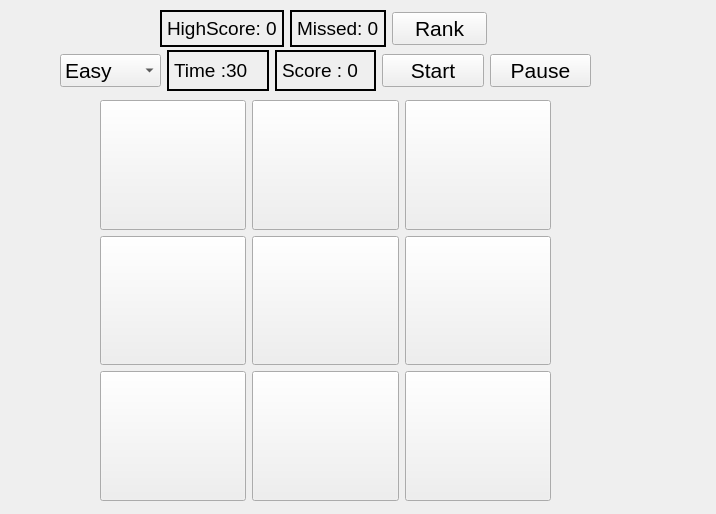
<?xml version="1.0" encoding="UTF-8"?>
<ui version="4.0">
 <class>mouse</class>
 <widget class="QWidget" name="mouse">
  <property name="geometry">
   <rect>
    <x>0</x>
    <y>0</y>
    <width>716</width>
    <height>514</height>
   </rect>
  </property>
  <property name="windowTitle">
   <string>Game</string>
  </property>
  <widget class="QWidget" name="layoutWidget">
   <property name="geometry">
    <rect>
     <x>100</x>
     <y>100</y>
     <width>451</width>
     <height>401</height>
    </rect>
   </property>
   <layout class="QGridLayout" name="gridLayout">
    <item row="1" column="0">
     <widget class="QPushButton" name="playBtn3">
      <property name="enabled">
       <bool>true</bool>
      </property>
      <property name="sizePolicy">
       <sizepolicy hsizetype="Ignored" vsizetype="Ignored">
        <horstretch>0</horstretch>
        <verstretch>0</verstretch>
       </sizepolicy>
      </property>
      <property name="text">
       <string/>
      </property>
      <property name="iconSize">
       <size>
        <width>128</width>
        <height>128</height>
       </size>
      </property>
      <attribute name="buttonGroup">
       <string>buttonGroup</string>
      </attribute>
     </widget>
    </item>
    <item row="1" column="1">
     <widget class="QPushButton" name="playBtn4">
      <property name="enabled">
       <bool>true</bool>
      </property>
      <property name="sizePolicy">
       <sizepolicy hsizetype="Ignored" vsizetype="Ignored">
        <horstretch>0</horstretch>
        <verstretch>0</verstretch>
       </sizepolicy>
      </property>
      <property name="text">
       <string/>
      </property>
      <property name="icon">
       <iconset>
        <normaloff>images/rabbit.gif</normaloff>images/rabbit.gif</iconset>
      </property>
      <property name="iconSize">
       <size>
        <width>128</width>
        <height>128</height>
       </size>
      </property>
      <attribute name="buttonGroup">
       <string>buttonGroup</string>
      </attribute>
     </widget>
    </item>
    <item row="2" column="0">
     <widget class="QPushButton" name="playBtn6">
      <property name="enabled">
       <bool>true</bool>
      </property>
      <property name="sizePolicy">
       <sizepolicy hsizetype="Ignored" vsizetype="Ignored">
        <horstretch>0</horstretch>
        <verstretch>0</verstretch>
       </sizepolicy>
      </property>
      <property name="text">
       <string/>
      </property>
      <property name="iconSize">
       <size>
        <width>128</width>
        <height>128</height>
       </size>
      </property>
      <attribute name="buttonGroup">
       <string>buttonGroup</string>
      </attribute>
     </widget>
    </item>
    <item row="2" column="1">
     <widget class="QPushButton" name="playBtn7">
      <property name="enabled">
       <bool>true</bool>
      </property>
      <property name="sizePolicy">
       <sizepolicy hsizetype="Ignored" vsizetype="Ignored">
        <horstretch>0</horstretch>
        <verstretch>0</verstretch>
       </sizepolicy>
      </property>
      <property name="text">
       <string/>
      </property>
      <property name="iconSize">
       <size>
        <width>128</width>
        <height>128</height>
       </size>
      </property>
      <attribute name="buttonGroup">
       <string>buttonGroup</string>
      </attribute>
     </widget>
    </item>
    <item row="0" column="0">
     <widget class="QPushButton" name="playBtn0">
      <property name="enabled">
       <bool>true</bool>
      </property>
      <property name="sizePolicy">
       <sizepolicy hsizetype="Ignored" vsizetype="Ignored">
        <horstretch>0</horstretch>
        <verstretch>0</verstretch>
       </sizepolicy>
      </property>
      <property name="text">
       <string/>
      </property>
      <property name="iconSize">
       <size>
        <width>128</width>
        <height>128</height>
       </size>
      </property>
      <attribute name="buttonGroup">
       <string>buttonGroup</string>
      </attribute>
     </widget>
    </item>
    <item row="0" column="1">
     <widget class="QPushButton" name="playBtn1">
      <property name="enabled">
       <bool>true</bool>
      </property>
      <property name="sizePolicy">
       <sizepolicy hsizetype="Ignored" vsizetype="Ignored">
        <horstretch>0</horstretch>
        <verstretch>0</verstretch>
       </sizepolicy>
      </property>
      <property name="text">
       <string/>
      </property>
      <property name="iconSize">
       <size>
        <width>128</width>
        <height>128</height>
       </size>
      </property>
      <attribute name="buttonGroup">
       <string>buttonGroup</string>
      </attribute>
     </widget>
    </item>
    <item row="2" column="2">
     <widget class="QPushButton" name="playBtn8">
      <property name="enabled">
       <bool>true</bool>
      </property>
      <property name="sizePolicy">
       <sizepolicy hsizetype="Ignored" vsizetype="Ignored">
        <horstretch>0</horstretch>
        <verstretch>0</verstretch>
       </sizepolicy>
      </property>
      <property name="text">
       <string/>
      </property>
      <property name="iconSize">
       <size>
        <width>128</width>
        <height>128</height>
       </size>
      </property>
      <attribute name="buttonGroup">
       <string>buttonGroup</string>
      </attribute>
     </widget>
    </item>
    <item row="1" column="2">
     <widget class="QPushButton" name="playBtn5">
      <property name="enabled">
       <bool>true</bool>
      </property>
      <property name="sizePolicy">
       <sizepolicy hsizetype="Ignored" vsizetype="Ignored">
        <horstretch>0</horstretch>
        <verstretch>0</verstretch>
       </sizepolicy>
      </property>
      <property name="text">
       <string/>
      </property>
      <property name="iconSize">
       <size>
        <width>128</width>
        <height>128</height>
       </size>
      </property>
      <attribute name="buttonGroup">
       <string>buttonGroup</string>
      </attribute>
     </widget>
    </item>
    <item row="0" column="2">
     <widget class="QPushButton" name="playBtn2">
      <property name="enabled">
       <bool>true</bool>
      </property>
      <property name="sizePolicy">
       <sizepolicy hsizetype="Ignored" vsizetype="Ignored">
        <horstretch>0</horstretch>
        <verstretch>0</verstretch>
       </sizepolicy>
      </property>
      <property name="text">
       <string/>
      </property>
      <property name="iconSize">
       <size>
        <width>128</width>
        <height>128</height>
       </size>
      </property>
      <attribute name="buttonGroup">
       <string>buttonGroup</string>
      </attribute>
     </widget>
    </item>
   </layout>
  </widget>
  <widget class="QWidget" name="layoutWidget">
   <property name="geometry">
    <rect>
     <x>60</x>
     <y>50</y>
     <width>531</width>
     <height>41</height>
    </rect>
   </property>
   <layout class="QHBoxLayout" name="horizontalLayout">
    <item>
     <widget class="QComboBox" name="comboBox">
      <property name="font">
       <font>
        <pointsize>16</pointsize>
       </font>
      </property>
      <item>
       <property name="text">
        <string>Easy</string>
       </property>
      </item>
      <item>
       <property name="text">
        <string>Normal</string>
       </property>
      </item>
      <item>
       <property name="text">
        <string>Hard</string>
       </property>
      </item>
     </widget>
    </item>
    <item>
     <widget class="QLabel" name="timeLbl">
      <property name="enabled">
       <bool>true</bool>
      </property>
      <property name="font">
       <font>
        <pointsize>14</pointsize>
       </font>
      </property>
      <property name="frameShape">
       <enum>QFrame::WinPanel</enum>
      </property>
      <property name="text">
       <string>Time :30</string>
      </property>
     </widget>
    </item>
    <item>
     <widget class="QLabel" name="scoreLbl">
      <property name="enabled">
       <bool>true</bool>
      </property>
      <property name="font">
       <font>
        <pointsize>14</pointsize>
       </font>
      </property>
      <property name="frameShape">
       <enum>QFrame::WinPanel</enum>
      </property>
      <property name="text">
       <string>Score : 0</string>
      </property>
     </widget>
    </item>
    <item>
     <widget class="QPushButton" name="startBtn">
      <property name="font">
       <font>
        <pointsize>16</pointsize>
       </font>
      </property>
      <property name="text">
       <string>Start</string>
      </property>
     </widget>
    </item>
    <item>
     <widget class="QPushButton" name="PauseBtn">
      <property name="font">
       <font>
        <pointsize>16</pointsize>
       </font>
      </property>
      <property name="text">
       <string>Pause</string>
      </property>
     </widget>
    </item>
   </layout>
  </widget>
  <widget class="QWidget" name="layoutWidget">
   <property name="geometry">
    <rect>
     <x>160</x>
     <y>10</y>
     <width>327</width>
     <height>37</height>
    </rect>
   </property>
   <layout class="QHBoxLayout" name="horizontalLayout_2">
    <item>
     <widget class="QLabel" name="highScoreLbl">
      <property name="font">
       <font>
        <pointsize>14</pointsize>
       </font>
      </property>
      <property name="frameShape">
       <enum>QFrame::WinPanel</enum>
      </property>
      <property name="text">
       <string>HighScore: 0</string>
      </property>
     </widget>
    </item>
    <item>
     <widget class="QLabel" name="missScoreLbl">
      <property name="font">
       <font>
        <pointsize>14</pointsize>
       </font>
      </property>
      <property name="frameShape">
       <enum>QFrame::WinPanel</enum>
      </property>
      <property name="text">
       <string>Missed: 0</string>
      </property>
     </widget>
    </item>
    <item>
     <widget class="QPushButton" name="RankBtn">
      <property name="font">
       <font>
        <pointsize>16</pointsize>
       </font>
      </property>
      <property name="text">
       <string>Rank</string>
      </property>
     </widget>
    </item>
   </layout>
  </widget>
 </widget>
 <resources/>
 <connections/>
 <buttongroups>
  <buttongroup name="buttonGroup"/>
 </buttongroups>
</ui>
